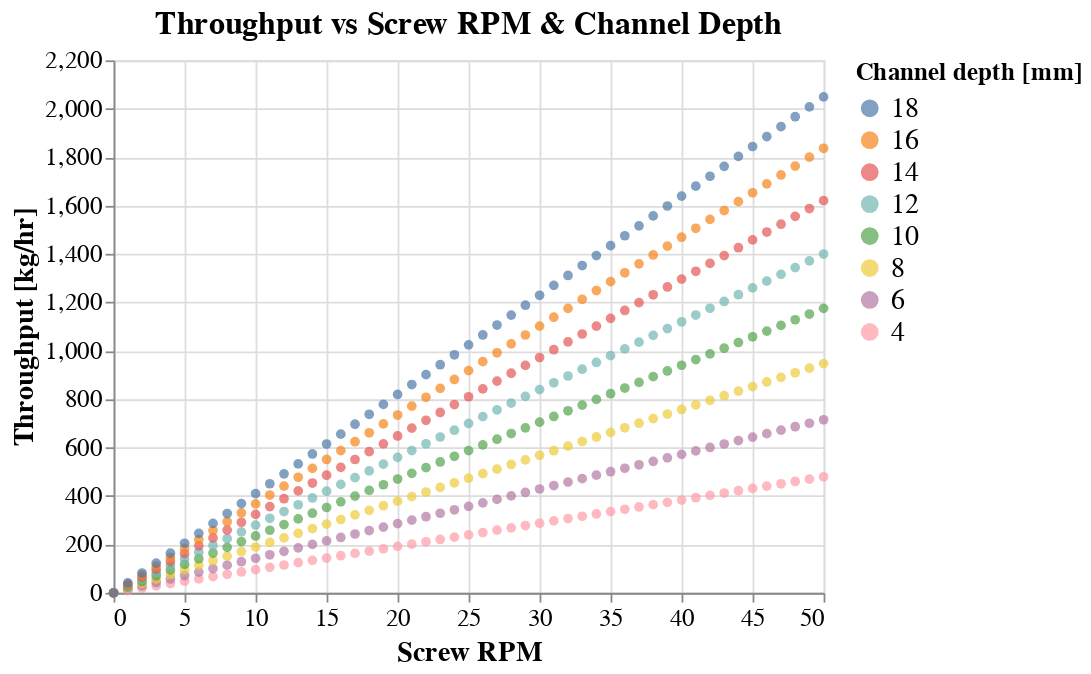

Notebook source saved alongside this figure:
### Markdown cell above
### Generate a plot of throughput in extrusion process

`throughput_plot(size, density, pitch=None, w_flight=None, n_flight=1, min_depth=None, max_depth=None, delta_depth=None, min_rpm=0, max_rpm=50, delta_rpm=1)` generates a plot containing the extrusion throughput with respect to channel depth and screw RPM

### Code cell
throughput_plot(200, 800)

### Figure 1 — Vega-Lite specification as saved in the notebook (floating-point values rounded to 4 significant figures; data arrays with more than 128 entries replaced by an {"elided": "..."} marker saying what was removed)
{"config": {"view": {"continuousWidth": 400, "continuousHeight": 300}, "axis": {"labelFontSize": 14, "titleFontSize": 16}, "legend": {"labelFontSize": 16, "titleFontSize": 14}, "title": {"fontSize": 18}}, "data": {"name": "data-396c81a780a5ab7d8ff80d66b012cd38"}, "mark": "circle", "encoding": {"color": {"field": "depth", "sort": {"field": "throughput", "op": "mean", "order": "descending"}, "title": "Channel depth [mm]", "type": "nominal"}, "tooltip": [{"field": "RPM", "type": "quantitative"}, {"field": "depth", "type": "nominal"}, {"field": "throughput", "type": "quantitative"}], "x": {"field": "RPM", "scale": {"domain": [0, 50]}, "title": "Screw RPM", "type": "quantitative"}, "y": {"field": "throughput", "title": "Throughput [kg/hr]", "type": "quantitative"}}, "title": "Throughput vs Screw RPM & Channel Depth", "$schema": "https://vega.github.io/schema/vega-lite/v4.17.0.json", "datasets": {"data-396c81a780a5ab7d8ff80d66b012cd38": {"elided": "408 records"}}}
